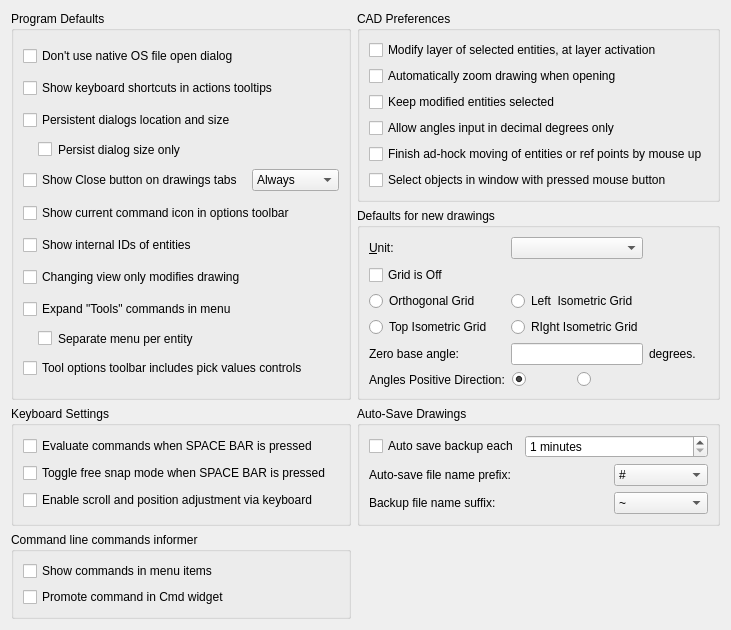
     <widget class="QWidget" name="tabDefaults">
      <attribute name="title">
       <string>&amp;Defaults</string>
      </attribute>
      <layout class="QGridLayout" name="gridLayout_3">
       <item row="8" column="0">
        <spacer name="verticalSpacer_4">
         <property name="orientation">
          <enum>Qt::Vertical</enum>
         </property>
         <property name="sizeHint" stdset="0">
          <size>
           <width>20</width>
           <height>0</height>
          </size>
         </property>
        </spacer>
       </item>
       <item row="3" column="1">
        <widget class="QGroupBox" name="groupBox_29">
         <property name="title">
          <string>Auto-Save Drawings</string>
         </property>
         <layout class="QGridLayout" name="gridLayout_52">
          <item row="2" column="2">
           <widget class="QComboBox" name="cbAutoSaveFileNamePrefix">
            <item>
             <property name="text">
              <string>#</string>
             </property>
            </item>
            <item>
             <property name="text">
              <string>~</string>
             </property>
            </item>
            <item>
             <property name="text">
              <string>_</string>
             </property>
            </item>
            <item>
             <property name="text">
              <string>__</string>
             </property>
            </item>
            <item>
             <property name="text">
              <string>lcauto_</string>
             </property>
            </item>
            <item>
             <property name="text">
              <string>autosaved_</string>
             </property>
            </item>
           </widget>
          </item>
          <item row="0" column="1" colspan="2">
           <widget class="QSpinBox" name="cbAutoSaveTime">
            <property name="toolTip">
             <string>Time between automatic saving of the document in minutes.</string>
            </property>
            <property name="suffix">
             <string> minutes</string>
            </property>
            <property name="minimum">
             <number>1</number>
            </property>
            <property name="maximum">
             <number>60</number>
            </property>
           </widget>
          </item>
          <item row="2" column="0">
           <widget class="QLabel" name="label_38">
            <property name="text">
             <string>Auto-save file name prefix:</string>
            </property>
           </widget>
          </item>
          <item row="0" column="0">
           <widget class="QCheckBox" name="cbAutoBackup">
            <property name="toolTip">
             <string>When set, LibreCAD will automatically generate a backup of your current drawing.</string>
            </property>
            <property name="text">
             <string>Auto save backup each</string>
            </property>
           </widget>
          </item>
          <item row="3" column="0">
           <widget class="QLabel" name="label_37">
            <property name="text">
             <string>Backup file name suffix:</string>
            </property>
           </widget>
          </item>
          <item row="3" column="2">
           <widget class="QComboBox" name="cbBackupFileSuffix">
            <item>
             <property name="text">
              <string>~</string>
             </property>
            </item>
            <item>
             <property name="text">
              <string>$$</string>
             </property>
            </item>
            <item>
             <property name="text">
              <string>_</string>
             </property>
            </item>
            <item>
             <property name="text">
              <string>_backup</string>
             </property>
            </item>
            <item>
             <property name="text">
              <string>_bak</string>
             </property>
            </item>
            <item>
             <property name="text">
              <string>.bak</string>
             </property>
            </item>
            <item>
             <property name="text">
              <string>.backup</string>
             </property>
            </item>
            <item>
             <property name="text">
              <string>.lcb</string>
             </property>
            </item>
           </widget>
          </item>
         </layout>
        </widget>
       </item>
       <item row="8" column="1">
        <spacer name="verticalSpacer_10">
         <property name="orientation">
          <enum>Qt::Vertical</enum>
         </property>
         <property name="sizeHint" stdset="0">
          <size>
           <width>20</width>
           <height>0</height>
          </size>
         </property>
        </spacer>
       </item>
       <item row="0" column="1">
        <widget class="QGroupBox" name="groupBox_5">
         <property name="title">
          <string>CAD Preferences</string>
         </property>
         <layout class="QVBoxLayout" name="verticalLayout_4">
          <item>
           <widget class="QCheckBox" name="cbToActiveLayer">
            <property name="toolTip">
             <string>&lt;html&gt;&lt;head/&gt;&lt;body&gt;&lt;p&gt;When enabled, activating a layer would modify all selected entities to that new layer. To change layer of multiple entities: first select needed entities; activate a layer in the layer widget. This makes all selected entities modified to belong to the new layer.&lt;/p&gt;&lt;/body&gt;&lt;/html&gt;</string>
            </property>
            <property name="text">
             <string>Modify layer of selected entities, at layer activation</string>
            </property>
           </widget>
          </item>
          <item>
           <widget class="QCheckBox" name="cbAutoZoomDrawing">
            <property name="text">
             <string>Automatically zoom drawing when opening</string>
            </property>
           </widget>
          </item>
          <item>
           <widget class="QCheckBox" name="cbKeepModifiedSelected">
            <property name="toolTip">
             <string>If selected, entities will stay selected after completion of Modify operations. Otherwise, they will be not selected. </string>
            </property>
            <property name="text">
             <string>Keep modified entities selected</string>
            </property>
           </widget>
          </item>
          <item>
           <widget class="QCheckBox" name="cbAnglesInputInDecimalDegreesOnly">
            <property name="toolTip">
             <string>If checked, it will be possible to enter value of angle in decimal degrees only. Otherwise, angles in surveyor, radiant, imperial degrees and bearing formats are allowed for input.  </string>
            </property>
            <property name="text">
             <string>Allow angles input in decimal degrees only</string>
            </property>
           </widget>
          </item>
          <item>
           <widget class="QCheckBox" name="cbFinishMovingByMouseUp">
            <property name="toolTip">
             <string>If selected, mouse up will finish ad-hock moving operations (so just one click is need). Otherwise, first click initiates move, and second one completes it.</string>
            </property>
            <property name="text">
             <string>Finish ad-hock moving of entities or ref points by mouse up</string>
            </property>
           </widget>
          </item>
          <item>
           <widget class="QCheckBox" name="cbSelectionWindowByMBClickAndUp">
            <property name="toolTip">
             <string>If selected, entities selection window is defined with pressed left mouse button. Otherwirse, 2 mouse clicks are used for corners (LibreCAD classic)</string>
            </property>
            <property name="text">
             <string>Select objects in window with pressed mouse button</string>
            </property>
           </widget>
          </item>
         </layout>
        </widget>
       </item>
       <item row="3" column="0">
        <widget class="QGroupBox" name="groupBox_4">
         <property name="title">
          <string>Keyboard Settings</string>
         </property>
         <layout class="QVBoxLayout" name="verticalLayout_3">
          <item>
           <widget class="QCheckBox" name="cbEvaluateOnSpace">
            <property name="text">
             <string>Evaluate commands when SPACE BAR is pressed</string>
            </property>
           </widget>
          </item>
          <item>
           <widget class="QCheckBox" name="cbToggleFreeSnapOnSpace">
            <property name="toolTip">
             <string>&lt;html&gt;&lt;head/&gt;&lt;body&gt;&lt;p&gt;Temporarily toggle free snapping when the spacebar is pressed and the command window is activated&lt;/p&gt;&lt;/body&gt;&lt;/html&gt;</string>
            </property>
            <property name="text">
             <string>Toggle free snap mode when SPACE BAR is pressed</string>
            </property>
           </widget>
          </item>
          <item>
           <widget class="QCheckBox" name="cbEnableKeyboardZoomAdjust">
            <property name="toolTip">
             <string>If enabled, it is possible to do with keys - zooming via +/-, scrolling via arrow keys, moving selected entities position via arrow keys and SHIFT/CTRL modifiers.</string>
            </property>
            <property name="text">
             <string>Enable scroll and position adjustment via keyboard</string>
            </property>
           </widget>
          </item>
         </layout>
        </widget>
       </item>
       <item row="1" column="1">
        <widget class="QGroupBox" name="buttonGroup5">
         <property name="sizePolicy">
          <sizepolicy hsizetype="Preferred" vsizetype="Preferred">
           <horstretch>0</horstretch>
           <verstretch>0</verstretch>
          </sizepolicy>
         </property>
         <property name="minimumSize">
          <size>
           <width>0</width>
           <height>0</height>
          </size>
         </property>
         <property name="title">
          <string>Defaults for new drawings</string>
         </property>
         <layout class="QGridLayout" name="gridLayout_43">
          <item row="5" column="0">
           <widget class="QLabel" name="label_32">
            <property name="text">
             <string>Angles Positive Direction:</string>
            </property>
           </widget>
          </item>
          <item row="4" column="0">
           <widget class="QLabel" name="label_30">
            <property name="toolTip">
             <string/>
            </property>
            <property name="text">
             <string>Zero base angle:</string>
            </property>
           </widget>
          </item>
          <item row="2" column="0">
           <widget class="QRadioButton" name="rbGridOrtho">
            <property name="text">
             <string>Orthogonal Grid</string>
            </property>
            <property name="autoExclusive">
             <bool>true</bool>
            </property>
           </widget>
          </item>
          <item row="4" column="1">
           <widget class="QLineEdit" name="leDefAngleBaseZero">
            <property name="sizePolicy">
             <sizepolicy hsizetype="Preferred" vsizetype="Fixed">
              <horstretch>0</horstretch>
              <verstretch>0</verstretch>
             </sizepolicy>
            </property>
            <property name="toolTip">
             <string>Zero base angle relative to the current user coordinate system. Affects polar coordinates input, snap to angle. 0.0 is 3pm.</string>
            </property>
           </widget>
          </item>
          <item row="0" column="1">
           <widget class="QComboBox" name="cbUnit">
            <property name="sizePolicy">
             <sizepolicy hsizetype="Preferred" vsizetype="Preferred">
              <horstretch>0</horstretch>
              <verstretch>0</verstretch>
             </sizepolicy>
            </property>
            <property name="toolTip">
             <string>Drawing units</string>
            </property>
           </widget>
          </item>
          <item row="0" column="0">
           <widget class="QLabel" name="lUnit">
            <property name="sizePolicy">
             <sizepolicy hsizetype="Preferred" vsizetype="Minimum">
              <horstretch>0</horstretch>
              <verstretch>0</verstretch>
             </sizepolicy>
            </property>
            <property name="text">
             <string>&amp;Unit:</string>
            </property>
            <property name="wordWrap">
             <bool>false</bool>
            </property>
            <property name="buddy">
             <cstring>cbUnit</cstring>
            </property>
           </widget>
          </item>
          <item row="4" column="2">
           <widget class="QLabel" name="label_31">
            <property name="text">
             <string>degrees.</string>
            </property>
           </widget>
          </item>
          <item row="3" column="1">
           <widget class="QRadioButton" name="rbGridIsoRight">
            <property name="text">
             <string>RIght Isometric Grid</string>
            </property>
            <property name="autoExclusive">
             <bool>true</bool>
            </property>
           </widget>
          </item>
          <item row="2" column="1">
           <widget class="QRadioButton" name="rbGridIsoLeft">
            <property name="text">
             <string>Left  Isometric Grid</string>
            </property>
            <property name="autoExclusive">
             <bool>true</bool>
            </property>
           </widget>
          </item>
          <item row="3" column="0">
           <widget class="QRadioButton" name="rbGridIsoTop">
            <property name="text">
             <string>Top Isometric Grid</string>
            </property>
            <property name="autoExclusive">
             <bool>true</bool>
            </property>
           </widget>
          </item>
          <item row="5" column="1">
           <widget class="QWidget" name="widget" native="true">
            <layout class="QGridLayout" name="gridLayout_42">
             <property name="leftMargin">
              <number>1</number>
             </property>
             <property name="topMargin">
              <number>1</number>
             </property>
             <property name="rightMargin">
              <number>3</number>
             </property>
             <property name="bottomMargin">
              <number>1</number>
             </property>
             <property name="spacing">
              <number>2</number>
             </property>
             <item row="0" column="0">
              <widget class="QRadioButton" name="rbDefAngleBasePositive">
               <property name="sizePolicy">
                <sizepolicy hsizetype="Preferred" vsizetype="Preferred">
                 <horstretch>0</horstretch>
                 <verstretch>0</verstretch>
                </sizepolicy>
               </property>
               <property name="maximumSize">
                <size>
                 <width>16777215</width>
                 <height>16777215</height>
                </size>
               </property>
               <property name="toolTip">
                <string>Counterclockwise, 90 degrees is north.</string>
               </property>
               <property name="text">
                <string/>
               </property>
               <property name="icon">
                <iconset resource="../../../../../res/icons/icons.qrc">
                 <normaloff>:/icons/dirpos_plus.lci</normaloff>:/icons/dirpos_plus.lci</iconset>
               </property>
               <property name="checked">
                <bool>true</bool>
               </property>
              </widget>
             </item>
             <item row="0" column="1">
              <widget class="QRadioButton" name="rbDefAngleBaseNegative">
               <property name="sizePolicy">
                <sizepolicy hsizetype="Preferred" vsizetype="Preferred">
                 <horstretch>0</horstretch>
                 <verstretch>0</verstretch>
                </sizepolicy>
               </property>
               <property name="maximumSize">
                <size>
                 <width>16777215</width>
                 <height>16777215</height>
                </size>
               </property>
               <property name="toolTip">
                <string>Clockwise, 90 degrees is sourth.</string>
               </property>
               <property name="text">
                <string/>
               </property>
               <property name="icon">
                <iconset resource="../../../../../res/icons/icons.qrc">
                 <normaloff>:/icons/dirneg_plus.lci</normaloff>:/icons/dirneg_plus.lci</iconset>
               </property>
               <property name="checkable">
                <bool>true</bool>
               </property>
              </widget>
             </item>
            </layout>
           </widget>
          </item>
          <item row="1" column="0">
           <widget class="QCheckBox" name="cbNewDrawingGridOff">
            <property name="toolTip">
             <string>If checked, new drawing will be created with grid disabled</string>
            </property>
            <property name="text">
             <string>Grid is Off </string>
            </property>
           </widget>
          </item>
         </layout>
        </widget>
       </item>
       <item row="0" column="0" rowspan="2">
        <widget class="QGroupBox" name="groupBox">
         <property name="sizePolicy">
          <sizepolicy hsizetype="Preferred" vsizetype="Preferred">
           <horstretch>0</horstretch>
           <verstretch>0</verstretch>
          </sizepolicy>
         </property>
         <property name="minimumSize">
          <size>
           <width>0</width>
           <height>70</height>
          </size>
         </property>
         <property name="title">
          <string>Program Defaults</string>
         </property>
         <layout class="QGridLayout" name="gridLayout_17">
          <item row="6" column="0">
           <widget class="QCheckBox" name="cbShowEntityIDs">
            <property name="toolTip">
             <string>If enabled, internal ID of entity will be shown in properties dialog and Entity Info widget.</string>
            </property>
            <property name="text">
             <string>Show internal IDs of entities</string>
            </property>
           </widget>
          </item>
          <item row="8" column="0">
           <widget class="QCheckBox" name="cbExpandToolsMenu">
            <property name="toolTip">
             <string>If selected, menu will include top-level items for drawing tools. Otherwise, they will under the same menu item. </string>
            </property>
            <property name="text">
             <string>Expand &quot;Tools&quot; commands in menu</string>
            </property>
           </widget>
          </item>
          <item row="9" column="0">
           <widget class="QCheckBox" name="cbExpandToolsMenuTillEntity">
            <property name="toolTip">
             <string>If selected, separate menu will be created for each group of entity-related commands. Otherwise, these command will be under the same menu. </string>
            </property>
            <property name="styleSheet">
             <string notr="true">margin-left:15px</string>
            </property>
            <property name="text">
             <string>Separate menu per entity</string>
            </property>
           </widget>
          </item>
          <item row="1" column="0" colspan="2">
           <widget class="QCheckBox" name="cbShowKeyboardShortcutsInToolTips">
            <property name="toolTip">
             <string>If checked, keyboard shortcut will be shown in tooltip for action</string>
            </property>
            <property name="text">
             <string>Show keyboard shortcuts in actions tooltips</string>
            </property>
           </widget>
          </item>
          <item row="5" column="0" colspan="2">
           <widget class="QCheckBox" name="cbShowCurrentActionIconInOptions">
            <property name="toolTip">
             <string>If checked, the icon for current action will be shown in options toolbar before action's options</string>
            </property>
            <property name="text">
             <string>Show current command icon in options toolbar</string>
            </property>
           </widget>
          </item>
          <item row="3" column="0">
           <widget class="QCheckBox" name="cbPersistentDialogSizeOnly">
            <property name="toolTip">
             <string>If checked, location of dialog will not be saved, but size will</string>
            </property>
            <property name="styleSheet">
             <string notr="true">margin-left:15px</string>
            </property>
            <property name="text">
             <string>Persist dialog size only</string>
            </property>
           </widget>
          </item>
          <item row="0" column="0">
           <widget class="QCheckBox" name="cbUseQtFileOpenDialog">
            <property name="text">
             <string>Don't use native OS file open dialog</string>
            </property>
           </widget>
          </item>
          <item row="7" column="0">
           <widget class="QCheckBox" name="cbChangingViewOnlyModifiesDrawing">
            <property name="toolTip">
             <string>If checked, any changes of zoom or pan for drawing will mark drawing as modified. Otherwise, changing view only will not affect modified status of the drawing. </string>
            </property>
            <property name="text">
             <string>Changing view only modifies drawing</string>
            </property>
           </widget>
          </item>
          <item row="4" column="0">
           <widget class="QCheckBox" name="cbTabCloseButton">
            <property name="toolTip">
             <string>If checked, close cross button will be shown in tabs for drawings if drawings are in Tab mode</string>
            </property>
            <property name="text">
             <string>Show Close button on drawings tabs</string>
            </property>
           </widget>
          </item>
          <item row="10" column="0" colspan="2">
           <widget class="QCheckBox" name="cbInteractiveInputInActionToolbarEnabled">
            <property name="toolTip">
             <string>If selected, controls for picking values from drawing are available in Tool Options toolbar, allowing to pick length and angle values from drawing. </string>
            </property>
            <property name="text">
             <string>Tool options toolbar includes pick values controls</string>
            </property>
           </widget>
          </item>
          <item row="4" column="1">
           <widget class="QComboBox" name="cbTabCloseButtonMode">
            <item>
             <property name="text">
              <string>Always</string>
             </property>
            </item>
            <item>
             <property name="text">
              <string>Active Tab</string>
             </property>
            </item>
           </widget>
          </item>
          <item row="2" column="0">
           <widget class="QCheckBox" name="cbPersistentDialogs">
            <property name="toolTip">
             <string>If checked, dialogs will be positioned and resized to position/size of last invocation.</string>
            </property>
            <property name="text">
             <string>Persistent dialogs location and size</string>
            </property>
           </widget>
          </item>
         </layout>
        </widget>
       </item>
       <item row="4" column="0">
        <widget class="QGroupBox" name="groupBox_33">
         <property name="title">
          <string>Command line commands informer</string>
         </property>
         <layout class="QGridLayout" name="gridLayout_56">
          <item row="0" column="0">
           <widget class="QCheckBox" name="cbShowCommandInMenu">
            <property name="statusTip">
             <string>If enabled, command aliases will be shown next to menu items</string>
            </property>
            <property name="text">
             <string>Show commands in menu items</string>
            </property>
           </widget>
          </item>
          <item row="1" column="0">
           <widget class="QCheckBox" name="cbPromoteCommandInCmd">
            <property name="toolTip">
             <string>If selected, invocation of actions with commands via UI will lead to displaying command in Cmd widget.</string>
            </property>
            <property name="text">
             <string>Promote command in Cmd widget</string>
            </property>
           </widget>
          </item>
         </layout>
        </widget>
       </item>
      </layout>
     </widget>
